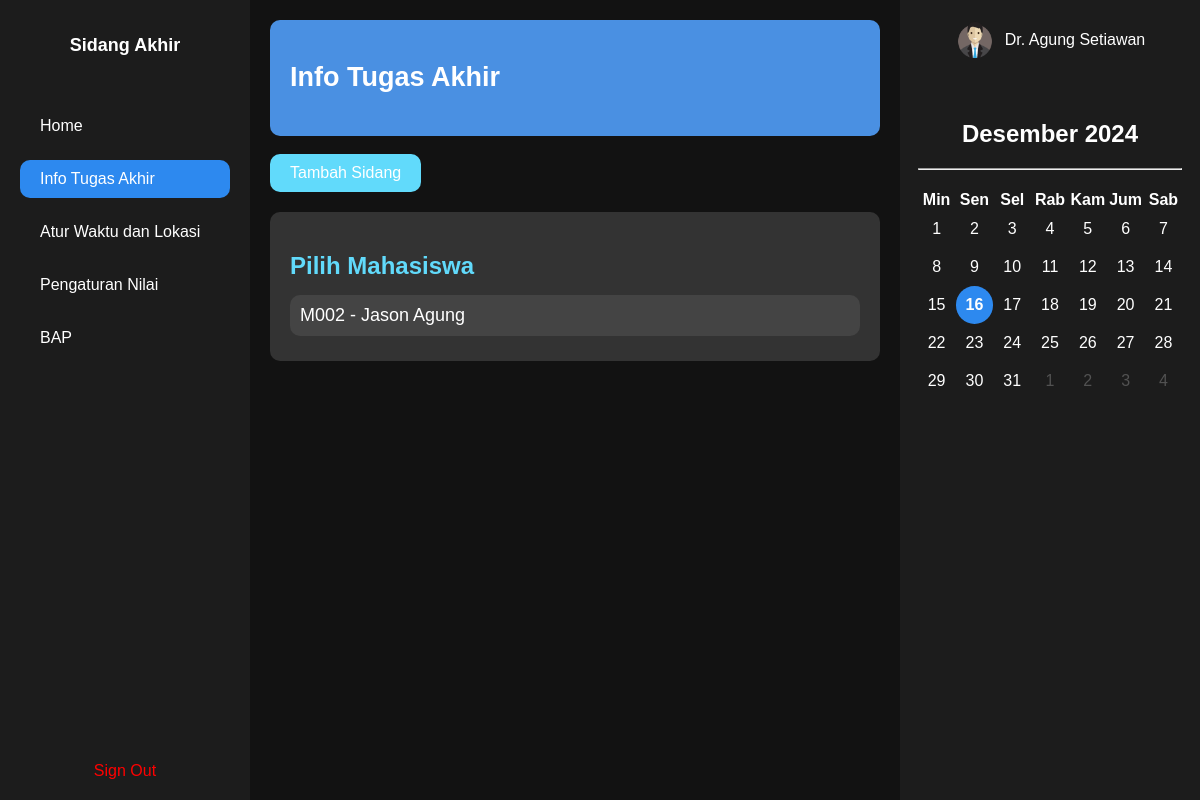
Screenshot of /koordinator/info (signed in) with the database file from the repository.
### tables this page shows
CREATE TABLE Nilai_Koordinator (id_nilai_koordinator INTEGER PRIMARY KEY, nik_koordinator TEXT REFERENCES Koordinator (nik), id_sidang INTEGER REFERENCES Sidang (ID_Sidang), nilai REAL);

CREATE TABLE Mahasiswa (
    npm TEXT PRIMARY KEY,
    nama TEXT NOT NULL,
    jurusan TEXT NOT NULL,
    angkatan INTEGER NOT NULL,
    jenis_ta INTEGER NOT NULL,
    judul_ta TEXT NOT NULL,
    email TEXT NOT NULL,
    password TEXT NOT NULL
);

CREATE TABLE Penguji (
    nik TEXT PRIMARY KEY,
    Nama TEXT NOT NULL,
    Email TEXT NOT NULL UNIQUE,
    Password TEXT NOT NULL
);

### app/routes/koordinator.py (the view, shortened to what this page needs)
@koordinator_bp.route('/info', methods=['GET', 'POST'])
def info():
    nama = session.get('nama', None)
    if(request.method == 'GET'):
        conn = get_db_connection()
        cursor = conn.cursor()
        cursor.execute("select * from InfoSidang")
        info = cursor.fetchall()
        cursor.execute("select * from Penguji")
        penguji = cursor.fetchall()
        cursor.execute("select * from Pembimbing")
        pembimbing = cursor.fetchall()
        cursor.execute("select npm, nama from Mahasiswa")  # Fetch mahasiswa data
        mahasiswa_list = cursor.fetchall()
        print('fdafa')
        conn.close()
        return render_template('koordinator/koordinator-info.html', nama=nama, info=info, penguji=penguji, pembimbing=pembimbing, mahasiswa_list=mahasiswa_list)

### app/routes/koordinator.py (called while the page is built)
def get_db_connection():
    conn = sqlite3.connect('database/database.db')
    conn.row_factory = sqlite3.Row
    return conn

@koordinator_bp.before_request
def require_login():
    allowed_routes = ['login', 'static']
    if 'email' not in session and request.endpoint not in allowed_routes:
        return redirect(url_for('login'))

### main.py (called while the page is built)
@app.before_request
def require_login():
    allowed_routes = ['login', 'static']
    if 'email' not in session and request.endpoint not in allowed_routes:
        return redirect(url_for('login'))

### templates/koordinator/koordinator-info.html (shortened to what this page needs)
<!DOCTYPE html>
<html lang="en">
    <head>
        <link rel="stylesheet" href="{{ url_for('static', filename='css/koordinator/koordinator-info.css') }}">
    </head>
<body>
    <div class="container">
        {% include 'koordinator/fragment/sidebar.html' %}
        <div id="main-side">
            <div id="greeting"><h2>Info Tugas Akhir</h2></div>
            <br>
            <button id="tambah-sidang-btn" onclick="toggleTambahSidang()">Tambah Sidang</button>
            <br>
            <div id="student-list">
                <h2>Pilih Mahasiswa</h2>
                {% for sidang in info %}
                <div class="student-item" id="{{sidang.ID_Sidang}}" onclick="showDetails('{{sidang.nik_penguji}}','{{sidang.nik_penguji2}}','{{sidang.nik_pembimbing}}', '{{sidang.npm_mahasiswa}}', '{{sidang.nama_mahasiswa}}', '{{sidang.judul_ta}}', '{{sidang.nama_penguji}}', '{{sidang.nama_penguji2}}','{{sidang.nama_pembimbing}}','{{sidang.jenis_ta}}', '{{sidang.tempat_sidang}}','{{sidang.tanggal_sidang}}','{{sidang.waktu_mulai}}', '{{sidang.waktu_selesai}}','{{sidang.ID_Sidang}}')">
                    {{sidang.npm_mahasiswa}} - {{sidang.nama_mahasiswa}}
                </div>
                {% endfor %}
            </div>
            <br>
            <br>
        </div>
        {% include 'koordinator/fragment/rightbar.html' %}
    </div>
</body>
</html>

### templates/koordinator/fragment/rightbar.html (shortened to what this page needs)
<aside class="calendar">
  <div class="user">
    <img src="{{ url_for('static', filename='png/profile-dosen.png') }}" alt="User">
    <span>{{nama}}</span>
  </div>
  <div class="cal-wrapper">
    <h2>Desember 2024</h2>
    <hr style="margin-bottom: 20px;">
    <table class="cal-table">
        <thead>
            <tr>
                <th>Min</th>
                <th>Sen</th>
                <th>Sel</th>
                <th>Rab</th>
                <th>Kam</th>
                <th>Jum</th>
                <th>Sab</th>
            </tr>
        </thead>
        <tbody id="calendar-body">
          <tr>
              <td data-day="1">1</td>
              <td data-day="2">2</td>
              <td data-day="3">3</td>
              <td data-day="4">4</td>
              <td data-day="5">5</td>
              <td data-day="6">6</td>
              <td data-day="7">7</td>
          </tr>
          <tr>
              <td data-day="8">8</td>
              <td data-day="9">9</td>
              <td data-day="10">10</td>
              <td data-day="11">11</td>
              <td data-day="12">12</td>
              <td data-day="13">13</td>
              <td data-day="14">14</td>
          </tr>
          <tr>
              <td data-day="15">15</td>
              <td data-day="16">16</td>
              <td data-day="17">17</td>
              <td data-day="18">18</td>
              <td data-day="19">19</td>
              <td data-day="20">20</td>
              <td data-day="21">21</td>
          </tr>
          <tr>
              <td data-day="22">22</td>
              <td data-day="23">23</td>
              <td data-day="24">24</td>
              <td data-day="25">25</td>
              <td data-day="26">26</td>
              <td data-day="27">27</td>
              <td data-day="28">28</td>
          </tr>
          <tr>
              <td data-day="29">29</td>
              <td data-day="30">30</td>
              <td data-day="31">31</td>
              <td style="color: rgb(82, 82, 82);">1</td>
              <td style="color: rgb(82, 82, 82);">2</td>
              <td style="color: rgb(82, 82, 82);">3</td>
              <td style="color: rgb(82, 82, 82);">4</td>
          </tr>
      </tbody>
    </table>
  </div>
</aside>

### static/css/koordinator/koordinator-info.css (style rules this page uses)
body { font-family: 'Arial', sans-serif; margin: 0; color: #fff; background-color: #121212; display: grid; grid-template-columns: auto; grid-template-rows: auto; height: 100vh; }
.container { display: grid; grid-template-columns: 250px 1fr 300px; grid-template-rows: auto; height: 100%; }
#main-side { gap: 20px; padding: 20px; }
#greeting { background-color: #4a90e2; border-radius: 10px; padding: 20px; color: white; font-size: 18px; }
#student-list { background-color: #333; padding: 20px; border-radius: 10px; }
#student-list h2 { margin-bottom: 15px; color: #61dafb; }
.student-item { font-size: 18px; margin: 5px 0; padding: 10px; background-color: #444; border-radius: 10px; cursor: pointer; }
.calendar { background: #1c1c1c; padding: 20px; display: flex; flex-direction: column; align-items: center; }
.calendar .user { display: flex; align-items: center; margin-bottom: 20px; }
.calendar .user img { border-radius: 50%; width: 40px; height: 40px; margin-right: 10px; }
.calendar .cal-wrapper { text-align: center; }
.calendar .cal-table { width: 100%; border-collapse: collapse; }
.calendar .cal-table td { text-align: center; padding: 10px; color: #fff; }
#tambah-sidang-btn { background-color: #61dafb; color: white; padding: 10px 20px; border: none; border-radius: 10px; cursor: pointer; font-size: 16px; margin-bottom: 20px; }

### rows the page displays
Nilai_Koordinator: npm_mahasiswa "M002", nama_mahasiswa "Jason Agung"
Penguji: Nama "Dr. Agung Setiawan"
